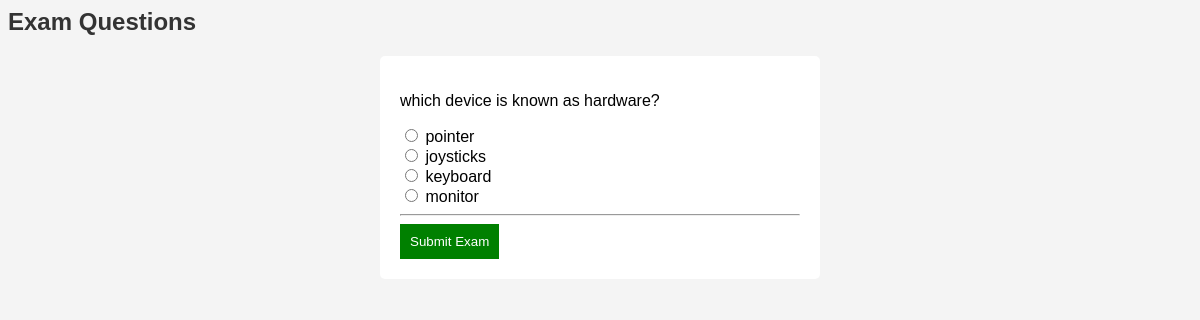
The app's page /exam/2/ (signed in) with its own data.
### exam/models.py (models this page shows, shortened)
class Question(models.Model):
    exam = models.ForeignKey(Exam, on_delete=models.CASCADE)
    question_text = models.CharField(max_length=300)
    option_a = models.CharField(max_length=200)
    option_b = models.CharField(max_length=200)
    option_c = models.CharField(max_length=200)
    option_d = models.CharField(max_length=200)
    correct_answer = models.CharField(max_length=1)

### exam/views.py (the view, shortened to what this page needs)
# urls.py: path('exam/<int:exam_id>/', views.take_exam, name='take_exam'),
@login_required
def take_exam(request, exam_id):
    questions = Question.objects.filter(exam_id=exam_id)
    score = 0
    total = questions.count()
    return render(request, 'take_exam.html', {'questions': questions})

### exam/templates/take_exam.html (shortened to what this page needs)
{% load static %}
<link rel="stylesheet" href="{% static 'exam/style.css' %}">
<h2>Exam Questions</h2>
<form method="post">
{% for q in questions %}
    <p>{{ q.question_text }}</p>
    <input type="radio" name="{{ q.id }}"> {{ q.option_a }} <br>
    <input type="radio" name="{{ q.id }}"> {{ q.option_b }} <br>
    <input type="radio" name="{{ q.id }}"> {{ q.option_c }} <br>
    <input type="radio" name="{{ q.id }}"> {{ q.option_d }} <br>
    <hr>
{% endfor %}
    <button type="submit">Submit Exam</button>
</form>

### exam/static/exam/style.css (style rules this page uses)
h2 { color: #333; }
form { background: white; padding: 20px; width: 400px; margin: auto; border-radius: 5px; }
button { background: green; color: white; padding: 10px; border: none; }

### records on screen
Question: question_text "which device is known as hardware?", option_a "pointer", option_b "joysticks", option_c "keyboard", option_d "monitor"
